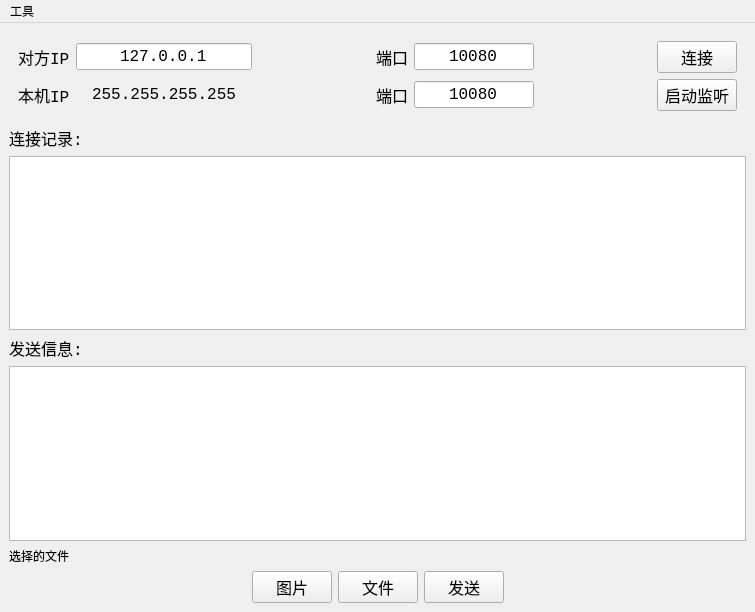
<?xml version="1.0" encoding="UTF-8"?>
<ui version="4.0">
 <class>MainWindow</class>
 <widget class="QMainWindow" name="MainWindow">
  <property name="geometry">
   <rect>
    <x>0</x>
    <y>0</y>
    <width>755</width>
    <height>612</height>
   </rect>
  </property>
  <property name="windowTitle">
   <string>MainWindow</string>
  </property>
  <widget class="QWidget" name="centralwidget">
   <layout class="QVBoxLayout" name="verticalLayout">
    <item>
     <widget class="QWidget" name="widget" native="true">
      <layout class="QGridLayout" name="gridLayout">
       <item row="1" column="1">
        <widget class="QLabel" name="myIP">
         <property name="sizePolicy">
          <sizepolicy hsizetype="Expanding" vsizetype="Preferred">
           <horstretch>0</horstretch>
           <verstretch>0</verstretch>
          </sizepolicy>
         </property>
         <property name="font">
          <font>
           <family>Consolas</family>
           <pointsize>12</pointsize>
          </font>
         </property>
         <property name="acceptDrops">
          <bool>true</bool>
         </property>
         <property name="autoFillBackground">
          <bool>false</bool>
         </property>
         <property name="text">
          <string>255.255.255.255</string>
         </property>
         <property name="textFormat">
          <enum>Qt::PlainText</enum>
         </property>
         <property name="scaledContents">
          <bool>false</bool>
         </property>
         <property name="alignment">
          <set>Qt::AlignCenter</set>
         </property>
         <property name="wordWrap">
          <bool>true</bool>
         </property>
         <property name="textInteractionFlags">
          <set>Qt::LinksAccessibleByMouse|Qt::TextSelectableByKeyboard|Qt::TextSelectableByMouse</set>
         </property>
        </widget>
       </item>
       <item row="0" column="3">
        <widget class="QLabel" name="label_4">
         <property name="font">
          <font>
           <family>Consolas</family>
           <pointsize>12</pointsize>
          </font>
         </property>
         <property name="text">
          <string>端口</string>
         </property>
        </widget>
       </item>
       <item row="1" column="6">
        <widget class="QPushButton" name="startButton">
         <property name="font">
          <font>
           <family>Consolas</family>
           <pointsize>12</pointsize>
          </font>
         </property>
         <property name="text">
          <string>启动监听</string>
         </property>
        </widget>
       </item>
       <item row="1" column="0">
        <widget class="QLabel" name="label_6">
         <property name="font">
          <font>
           <family>Consolas</family>
           <pointsize>12</pointsize>
          </font>
         </property>
         <property name="text">
          <string>本机IP</string>
         </property>
        </widget>
       </item>
       <item row="0" column="2">
        <spacer name="horizontalSpacer_3">
         <property name="orientation">
          <enum>Qt::Horizontal</enum>
         </property>
         <property name="sizeHint" stdset="0">
          <size>
           <width>40</width>
           <height>20</height>
          </size>
         </property>
        </spacer>
       </item>
       <item row="0" column="4">
        <widget class="QLineEdit" name="targetPort">
         <property name="sizePolicy">
          <sizepolicy hsizetype="Expanding" vsizetype="Fixed">
           <horstretch>0</horstretch>
           <verstretch>0</verstretch>
          </sizepolicy>
         </property>
         <property name="maximumSize">
          <size>
           <width>120</width>
           <height>16777215</height>
          </size>
         </property>
         <property name="font">
          <font>
           <family>Consolas</family>
           <pointsize>12</pointsize>
          </font>
         </property>
         <property name="text">
          <string>10080</string>
         </property>
         <property name="maxLength">
          <number>5</number>
         </property>
         <property name="alignment">
          <set>Qt::AlignCenter</set>
         </property>
        </widget>
       </item>
       <item row="0" column="6">
        <widget class="QPushButton" name="connectButton">
         <property name="font">
          <font>
           <family>Consolas</family>
           <pointsize>12</pointsize>
          </font>
         </property>
         <property name="text">
          <string>连接</string>
         </property>
        </widget>
       </item>
       <item row="0" column="5">
        <spacer name="horizontalSpacer_4">
         <property name="orientation">
          <enum>Qt::Horizontal</enum>
         </property>
         <property name="sizeHint" stdset="0">
          <size>
           <width>40</width>
           <height>20</height>
          </size>
         </property>
        </spacer>
       </item>
       <item row="0" column="0">
        <widget class="QLabel" name="label_3">
         <property name="font">
          <font>
           <family>Consolas</family>
           <pointsize>12</pointsize>
          </font>
         </property>
         <property name="text">
          <string>对方IP</string>
         </property>
        </widget>
       </item>
       <item row="0" column="1">
        <widget class="QLineEdit" name="targetIP">
         <property name="font">
          <font>
           <family>Consolas</family>
           <pointsize>12</pointsize>
          </font>
         </property>
         <property name="text">
          <string>127.0.0.1</string>
         </property>
         <property name="alignment">
          <set>Qt::AlignCenter</set>
         </property>
        </widget>
       </item>
       <item row="1" column="4">
        <widget class="QLineEdit" name="listeningPort">
         <property name="maximumSize">
          <size>
           <width>120</width>
           <height>16777215</height>
          </size>
         </property>
         <property name="font">
          <font>
           <family>Consolas</family>
           <pointsize>12</pointsize>
          </font>
         </property>
         <property name="layoutDirection">
          <enum>Qt::LeftToRight</enum>
         </property>
         <property name="text">
          <string>10080</string>
         </property>
         <property name="maxLength">
          <number>5</number>
         </property>
         <property name="alignment">
          <set>Qt::AlignCenter</set>
         </property>
        </widget>
       </item>
       <item row="1" column="3">
        <widget class="QLabel" name="label_5">
         <property name="font">
          <font>
           <family>Consolas</family>
           <pointsize>12</pointsize>
          </font>
         </property>
         <property name="text">
          <string>端口</string>
         </property>
        </widget>
       </item>
      </layout>
     </widget>
    </item>
    <item>
     <widget class="QLabel" name="label">
      <property name="font">
       <font>
        <family>Consolas</family>
        <pointsize>12</pointsize>
       </font>
      </property>
      <property name="text">
       <string>连接记录:</string>
      </property>
     </widget>
    </item>
    <item>
     <widget class="QTextEdit" name="logText">
      <property name="readOnly">
       <bool>true</bool>
      </property>
     </widget>
    </item>
    <item>
     <widget class="QLabel" name="label_2">
      <property name="font">
       <font>
        <family>Consolas</family>
        <pointsize>12</pointsize>
       </font>
      </property>
      <property name="text">
       <string>发送信息:</string>
      </property>
     </widget>
    </item>
    <item>
     <widget class="QTextEdit" name="inputText"/>
    </item>
    <item>
     <widget class="QLabel" name="selectedFile">
      <property name="text">
       <string>选择的文件</string>
      </property>
     </widget>
    </item>
    <item>
     <layout class="QHBoxLayout" name="horizontalLayout">
      <item>
       <spacer name="horizontalSpacer">
        <property name="orientation">
         <enum>Qt::Horizontal</enum>
        </property>
        <property name="sizeHint" stdset="0">
         <size>
          <width>40</width>
          <height>20</height>
         </size>
        </property>
       </spacer>
      </item>
      <item>
       <widget class="QPushButton" name="imgButton">
        <property name="font">
         <font>
          <family>Consolas</family>
          <pointsize>12</pointsize>
         </font>
        </property>
        <property name="text">
         <string>图片</string>
        </property>
       </widget>
      </item>
      <item>
       <widget class="QPushButton" name="fileButton">
        <property name="font">
         <font>
          <family>Consolas</family>
          <pointsize>12</pointsize>
         </font>
        </property>
        <property name="text">
         <string>文件</string>
        </property>
       </widget>
      </item>
      <item>
       <widget class="QPushButton" name="sendButton">
        <property name="font">
         <font>
          <family>Consolas</family>
          <pointsize>12</pointsize>
         </font>
        </property>
        <property name="text">
         <string>发送</string>
        </property>
       </widget>
      </item>
      <item>
       <spacer name="horizontalSpacer_2">
        <property name="orientation">
         <enum>Qt::Horizontal</enum>
        </property>
        <property name="sizeHint" stdset="0">
         <size>
          <width>40</width>
          <height>20</height>
         </size>
        </property>
       </spacer>
      </item>
     </layout>
    </item>
   </layout>
  </widget>
  <widget class="QMenuBar" name="menubar">
   <property name="geometry">
    <rect>
     <x>0</x>
     <y>0</y>
     <width>755</width>
     <height>26</height>
    </rect>
   </property>
   <widget class="QMenu" name="menu">
    <property name="title">
     <string>工具</string>
    </property>
    <addaction name="actionGetIP"/>
    <addaction name="actioninfo"/>
    <addaction name="actionsettings"/>
    <addaction name="separator"/>
    <addaction name="actionAbout"/>
    <addaction name="separator"/>
   </widget>
   <addaction name="menu"/>
  </widget>
  <action name="actionGetIP">
   <property name="text">
    <string>本机地址</string>
   </property>
  </action>
  <action name="actionAbout">
   <property name="text">
    <string>关于</string>
   </property>
  </action>
  <action name="actionsettings">
   <property name="text">
    <string>设置</string>
   </property>
  </action>
  <action name="actioninfo">
   <property name="text">
    <string>连接信息</string>
   </property>
  </action>
  <action name="actionexit">
   <property name="text">
    <string>退出</string>
   </property>
  </action>
 </widget>
 <resources/>
 <connections/>
</ui>
